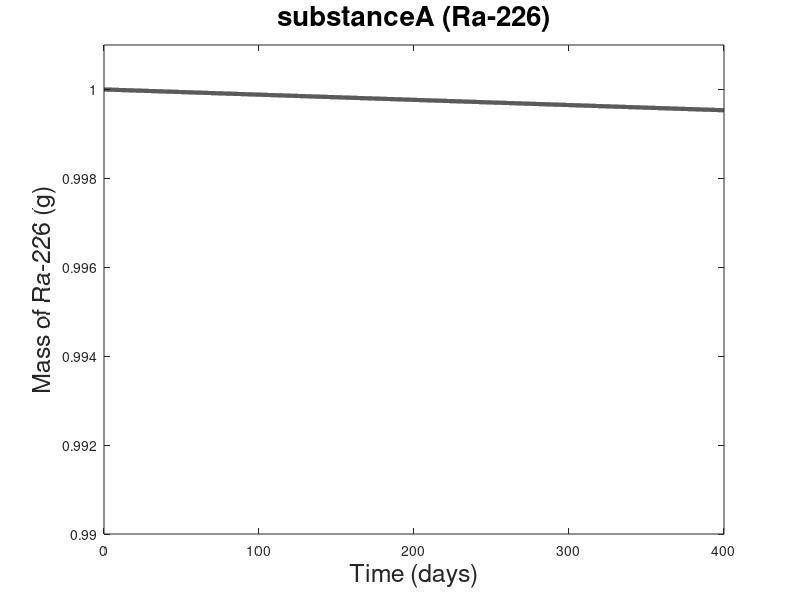
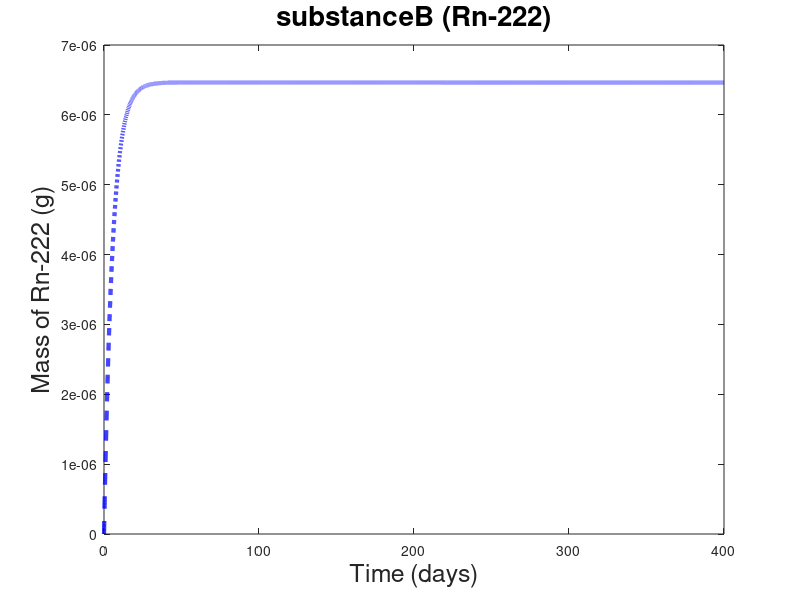

Source code (MATLAB) for these figures, in order:
% Radioactive Chain of Three Elements
% Chain: Bi210 -> Po210 -> Pb206
% MTH/CSC 4170
%% Clear workspace
clear all;

%% Initialize variables
% Set time increment and vector (array) of x (time) values
deltaX = 0.01;      % time step (days)
tf =400;           % final time (days)
x = 0:deltaX:tf;    % time vector (days)
% Constants
decay_rate_A = 0.00000117;  % disintegration constant of Ra226 (1/day)
decay_rate_B = 0.181;       % disintegration constant of Rn222 (1/day)
A0 = 1;                     % initial mass of substanceA (g)
% Set up our stock variables and initial conditions.
A(1) = A0;  % mass vector of A with initial value in grams
B(1) = 0;   % mass vector of B with initial value in grams
C(1) = 0;   % mass vector of C with initial value in grams
%% Main loop
for i = 2:length(x)
    % Rates of change Forward Euler
    decay_A_to_B = decay_rate_A*A(i-1);
    decay_B_to_C = decay_rate_B*B(i-1);
    % Increase or decrease the mass of each substance (Forward Euler)
    A(i) = A(i-1)+(-decay_A_to_B)*deltaX;
    B(i) = B(i-1)+ (decay_A_to_B -decay_B_to_C) * deltaX;
    C(i) = C(i-1)+(decay_B_to_C)* deltaX;
end
%% Plot Solutions
% SubstanceA
figure()
plot(x, A, 'k', 'LineWidth', 3.0);
% Restrict y-axis
ylim([0.99 1.001]);
% Label both axes
xlabel('Time (days)', 'fontsize', 18);
ylabel('Mass of Ra-226 (g)', 'fontsize', 18);
% Add plot title
title(['substanceA (Ra-226)'], 'fontsize', 20);

%SubstanceB
figure()
plot(x, B, 'b--', 'LineWidth', 3.0);
% Label both axes
xlabel('Time (days)', 'fontsize', 18);
ylabel('Mass of Rn-222 (g)', 'fontsize', 18);
% Add plot title
title(['substanceB (Rn-222)'], 'fontsize', 20);
